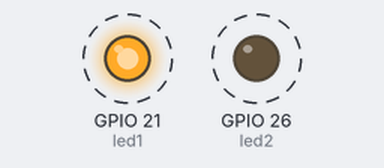
Simulated run of this program. Board: Raspberry Pi (BCM pin numbers). On the bench: output pins drawn as LEDs (lit = HIGH). Dashed ring = blinking.

Above: at 0.12 s.
Timing chart, 0 to 3.0 s (numbered marks = the images above):
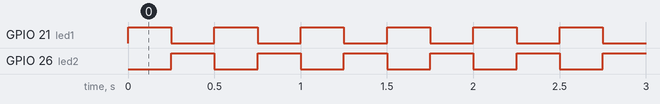

The program:

blink2leds.py
```python
import RPi.GPIO as GPIO
from time import sleep
GPIO.setwarnings(False)

led1, led2, = 21, 26 # Pin each LED is connected to
led1Mode, led2Mode = 1, 0 # Starting state of each LED

GPIO.setmode(GPIO.BCM)
GPIO.setup(led1, GPIO.OUT)
GPIO.setup(led2, GPIO.OUT)
GPIO.output(led2, False)

while True:
    GPIO.output(led1, led1Mode) #sets the pins as an output
    GPIO.output(led2, led2Mode)
    led1Mode = not led1Mode #changes setting of led1mode from off to on, or vice versa
    led2Mode = not led2Mode #changes setting of led2mode from off to on, or vice versa
    sleep(0.25) #small pause
```

Measured:
- by itself, GPIO 21 (led1), GPIO 26 (led2): alternates HIGH for 0.25 s and LOW for 0.25 s
